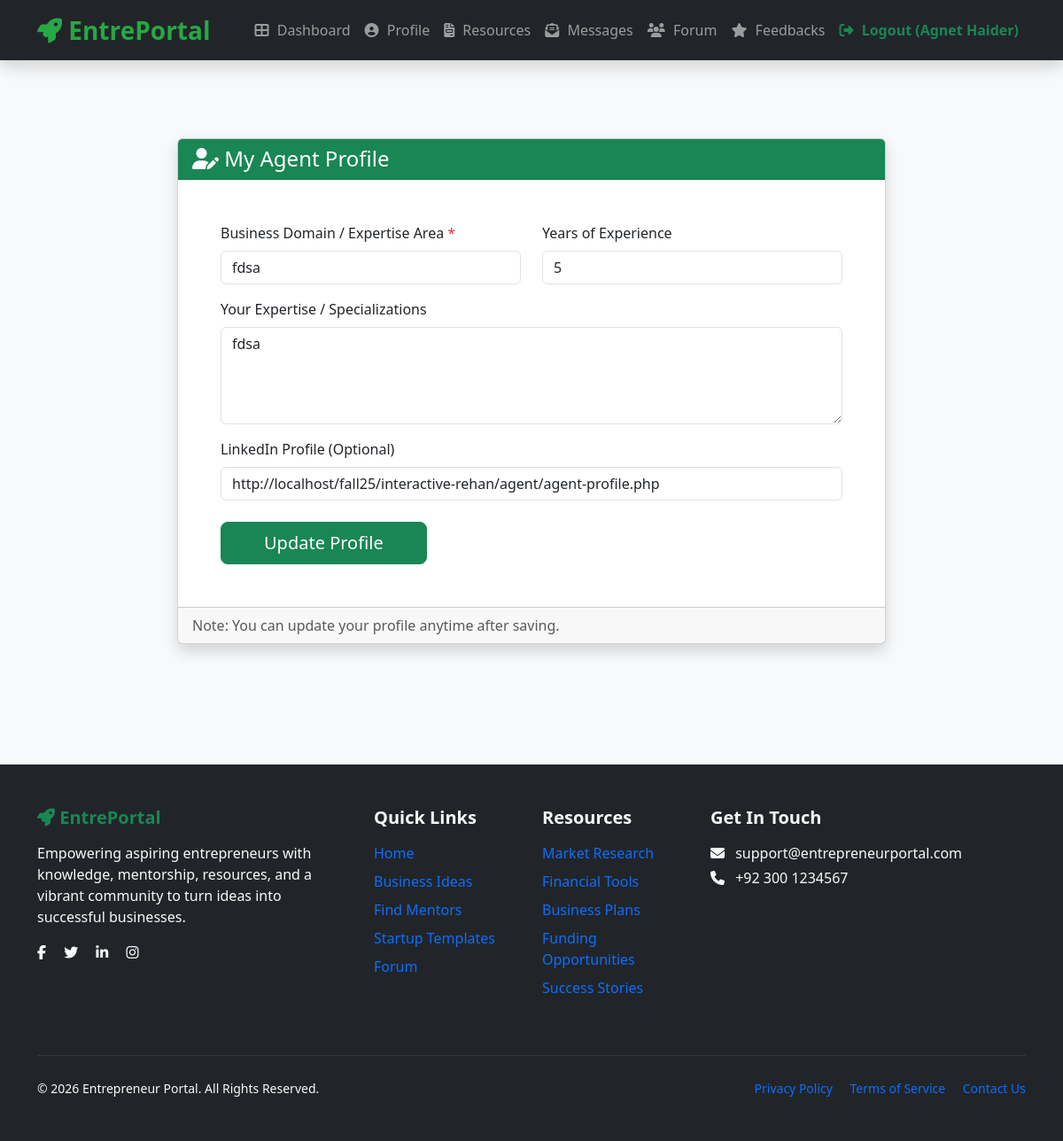
/agent/agent-profile.php (signed in), run on the app's committed database.
### tables this page shows
CREATE TABLE `agents` (
  `id` int(11) NOT NULL,
  `user_id` int(11) NOT NULL,
  `business_domain` varchar(150) NOT NULL,
  `experience_years` int(11) DEFAULT NULL,
  `expertise` text DEFAULT NULL,
  `linkedin_profile` varchar(255) DEFAULT NULL,
  `profile_completed` tinyint(1) DEFAULT 0,
  `created_at` timestamp NOT NULL DEFAULT current_timestamp(),
  `updated_at` timestamp NOT NULL DEFAULT current_timestamp() ON UPDATE current_timestamp()
);

### agent/agent-profile.php (the view, shortened to what this page needs)
<?php
include 'config.php';
$user_id = $_SESSION['user_id'];
$check = mysqli_query($conn, "SELECT * FROM agents WHERE user_id = $user_id");
$profile = mysqli_fetch_assoc($check);
?>
<!DOCTYPE html>
<html lang="en">
<head>
    <link href="https://cdn.jsdelivr.net/npm/bootstrap@5.3.3/dist/css/bootstrap.min.css" rel="stylesheet">
    <link href="https://cdnjs.cloudflare.com/ajax/libs/font-awesome/6.5.1/css/all.min.css" rel="stylesheet">
</head>
<body>
<?php include 'navbar.php'; ?>
<div class="container py-5">
    <div class="profile-card card shadow">
        <div class="card-header bg-success text-white">
            <h4 class="mb-0"><i class="fas fa-user-edit"></i> My Agent Profile</h4>
        </div>
        <div class="card-body p-5">
            <form method="POST">
                <div class="row">
                    <div class="col-md-6 mb-3">
                        <label class="form-label">Business Domain / Expertise Area <span class="text-danger">*</span></label>
                        <input type="text" name="business_domain" class="form-control"
                               value="<?= htmlspecialchars($profile['business_domain'] ?? '') ?>" required
                               placeholder="e.g. Fintech, E-commerce, HealthTech">
                    </div>
                    <div class="col-md-6 mb-3">
                        <label class="form-label">Years of Experience</label>
                        <input type="number" name="experience_years" class="form-control"
                               value="<?= $profile['experience_years'] ?? '' ?>" min="0" placeholder="e.g. 5">
                    </div>
                </div>
                <div class="mb-3">
                    <label class="form-label">Your Expertise / Specializations</label>
                    <textarea name="expertise" class="form-control" rows="4" placeholder="Describe your skills, past businesses, achievements..."><?= htmlspecialchars($profile['expertise'] ?? '') ?></textarea>
                </div>
                <div class="mb-4">
                    <label class="form-label">LinkedIn Profile (Optional)</label>
                    <input type="url" name="linkedin_profile" class="form-control"
                           value="<?= htmlspecialchars($profile['linkedin_profile'] ?? '') ?>"
                           placeholder="https://linkedin.com/in/yourprofile">
                </div>
                <button type="submit" class="btn btn-success btn-lg px-5">
                    <?= $profile ? 'Update Profile' : 'Save Profile' ?>
                </button>
            </form>
        </div>
        <div class="card-footer text-muted">
            Note: You can update your profile anytime after saving.
        </div>
    </div>
</div>
<?php include 'footer.php'; ?>
</body>
</html>

### agent/agent-profile.php (style rules this page uses)
body { background: #f8f9fa; }
.profile-card { max-width: 800px; margin: 40px auto; }

### agent/navbar.php (style rules this page uses)
:root { --primary: #28a745; --dark: #212529; }

### data on the page
agents: business_domain "fdsa", experience_years "5", expertise "fdsa", linkedin_profile "http://localhost/fall25/interactive-rehan/agent/agent-profile.php"

### other printed values
$_SESSION['full_name'] "Agnet Haider"
